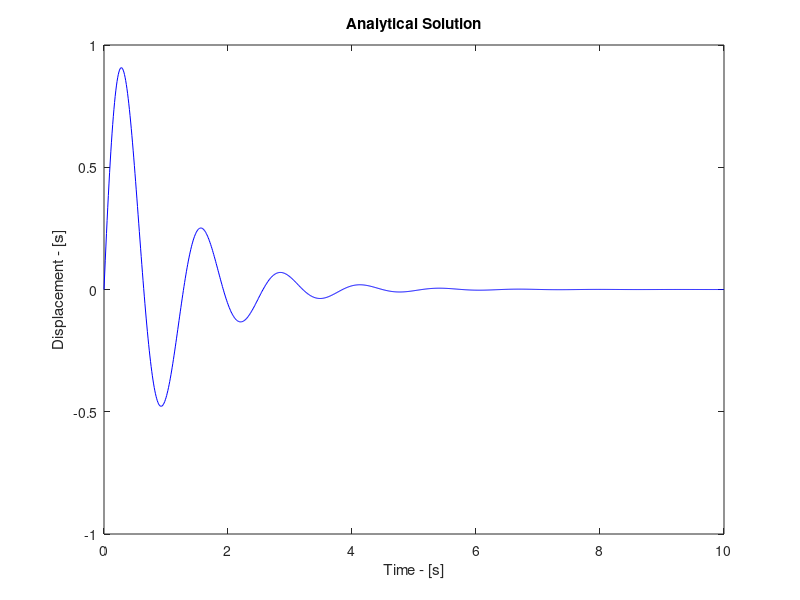

This chart was generated by the following MATLAB code: (Note: this script raises an error after producing the figure.)
clear all
clc
clf

% Analytical Solution

t = 0:0.01:10;

m = 2; c = 4; k1 =0; k2 = 50; A = 3;

ke = k1+k2;
z = c/(2*sqrt(ke*m))
wn = sqrt(ke/m)
sz = sqrt(1-z^2)
phi = atan(sz/z^2)

ex = exp(-z.*wn.*t);
s1 = sin(wn.*sz.*t);
s2 = sin(wn.*sz.*t + phi);

C1 = A*c/(k1+k2);
C2 = A*k1/(k1+k2);

x = C1.*((wn.*ex.*s1)/(sz)) + C2.*(1-(ex.*s2)/sz);

plot(t,x,'b')
xlabel('Time - [s]')
ylabel('Displacement - [s]')
title('Analytical Solution')
pause;

% Transfer Function Solution

num = [c,k1];
den = [m,c,k1+k2];

T = tf(num,den);
opt = stepDataOptions('StepAmplitude',A);
[xsim, t] = step(T,t,opt);
plot(t,xsim,'k')
xlabel('Time - [s]')
ylabel('Displacement - [m]')
title('Simulation Solution')
pause;

% Solution Comparison

plot(t,x,'b',t,xsim,'o')
xlabel('Time - [s]')
ylabel('Displacement - [m]')
title('Solution Comparison')
legend('Analytical Solution','Simulation Solution')
pause;

clear all
clc
clf